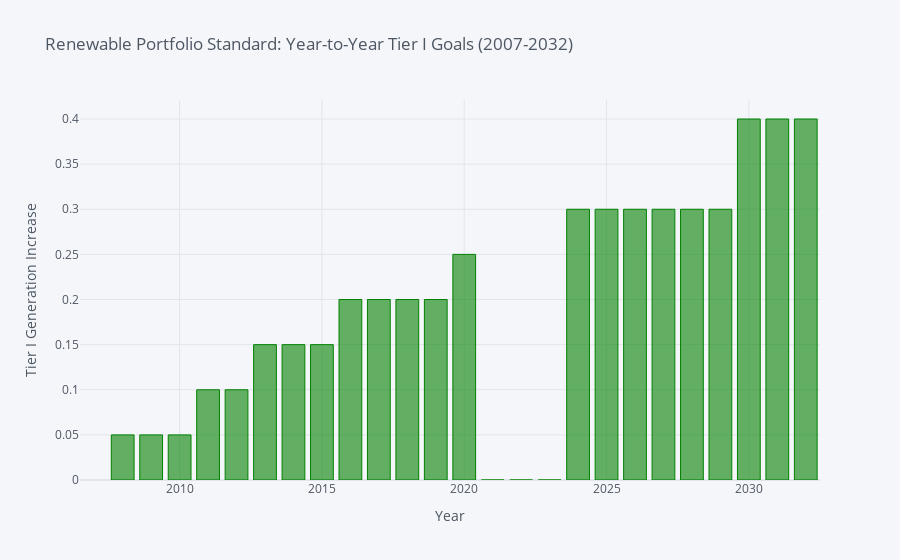

The notebook cell this image was saved under:
### Code cell
dfdiff['Tier I'].iplot(kind='bar', color='green',xTitle='Year',yTitle='Tier I Generation Increase', title='Renewable Portfolio Standard: Year-to-Year Tier I Goals (2007-2032)')

### Figure 1 — Plotly figure (JSON) as saved in the notebook; plotly's stock layout.template omitted (floating-point values rounded to 4 significant figures)
{"data": [{"marker": {"color": "rgba(0, 128, 0, 0.6)", "line": {"color": "rgba(0, 128, 0, 1.0)", "width": 1}}, "name": "Tier I", "orientation": "v", "text": "", "type": "bar", "x": [2007, 2008, 2009, 2010, 2011, 2012, 2013, 2014, 2015, 2016, 2017, 2018, 2019, 2020, 2021, 2022, 2023, 2024, 2025, 2026, 2027, 2028, 2029, 2030, 2031, 2032], "y": ["", 0.05, 0.05, 0.05, 0.1, 0.1, 0.15, 0.15, 0.15, 0.2, 0.2, 0.2, 0.2, 0.25, 0, 0, 0, 0.3, 0.3, 0.3, 0.3, 0.3, 0.3, 0.4, 0.4, 0.4]}], "layout": {"legend": {"bgcolor": "#F5F6F9", "font": {"color": "#4D5663"}}, "paper_bgcolor": "#F5F6F9", "plot_bgcolor": "#F5F6F9", "title": {"font": {"color": "#4D5663"}, "text": "Renewable Portfolio Standard: Year-to-Year Tier I Goals (2007-2032)"}, "xaxis": {"gridcolor": "#E1E5ED", "showgrid": true, "tickfont": {"color": "#4D5663"}, "title": {"font": {"color": "#4D5663"}, "text": "Year"}, "zerolinecolor": "#E1E5ED"}, "yaxis": {"gridcolor": "#E1E5ED", "showgrid": true, "tickfont": {"color": "#4D5663"}, "title": {"font": {"color": "#4D5663"}, "text": "Tier I Generation Increase"}, "zerolinecolor": "#E1E5ED"}}}
